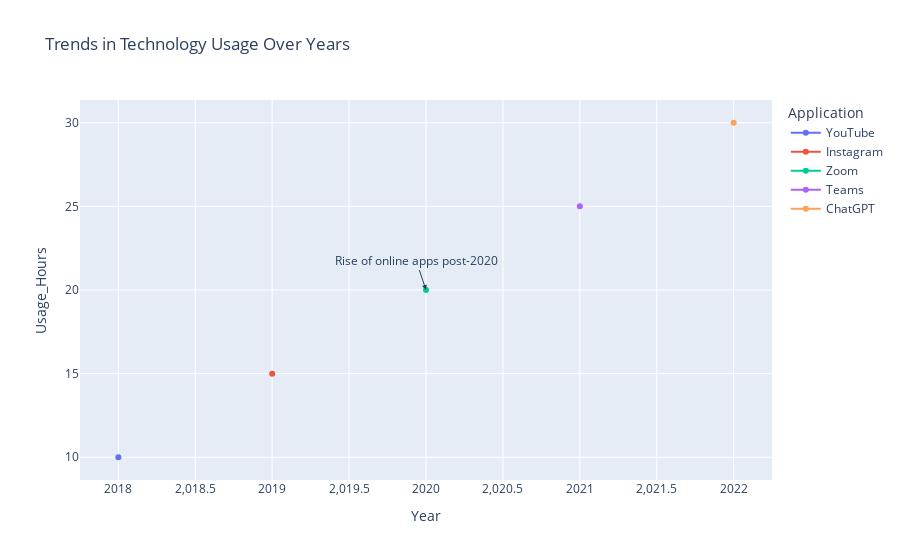

Notebook code cell kept with this figure:
### Code cell
import pandas as pd
import plotly.express as px
df = pd.read_csv("tech_usage.csv")
fig = px.line(df, x="Year", y="Usage_Hours", color="Application",
title="Trends in Technology Usage Over Years",
markers=True)
fig.add_annotation(text="Rise of online apps post-2020",
x=2020, y=20, showarrow=True, arrowhead=2)
fig.show()

### Figure 1 — Plotly figure (JSON) as saved in the notebook; plotly's stock layout.template omitted (floating-point values rounded to 4 significant figures)
{"data": [{"hovertemplate": "Application=YouTube<br>Year=%{x}<br>Usage_Hours=%{y}<extra></extra>", "legendgroup": "YouTube", "line": {"color": "#636efa", "dash": "solid"}, "marker": {"symbol": "circle"}, "mode": "lines+markers", "name": "YouTube", "orientation": "v", "showlegend": true, "type": "scatter", "x": [2018], "xaxis": "x", "y": [10], "yaxis": "y"}, {"hovertemplate": "Application=Instagram<br>Year=%{x}<br>Usage_Hours=%{y}<extra></extra>", "legendgroup": "Instagram", "line": {"color": "#EF553B", "dash": "solid"}, "marker": {"symbol": "circle"}, "mode": "lines+markers", "name": "Instagram", "orientation": "v", "showlegend": true, "type": "scatter", "x": [2019], "xaxis": "x", "y": [15], "yaxis": "y"}, {"hovertemplate": "Application=Zoom<br>Year=%{x}<br>Usage_Hours=%{y}<extra></extra>", "legendgroup": "Zoom", "line": {"color": "#00cc96", "dash": "solid"}, "marker": {"symbol": "circle"}, "mode": "lines+markers", "name": "Zoom", "orientation": "v", "showlegend": true, "type": "scatter", "x": [2020], "xaxis": "x", "y": [20], "yaxis": "y"}, {"hovertemplate": "Application=Teams<br>Year=%{x}<br>Usage_Hours=%{y}<extra></extra>", "legendgroup": "Teams", "line": {"color": "#ab63fa", "dash": "solid"}, "marker": {"symbol": "circle"}, "mode": "lines+markers", "name": "Teams", "orientation": "v", "showlegend": true, "type": "scatter", "x": [2021], "xaxis": "x", "y": [25], "yaxis": "y"}, {"hovertemplate": "Application=ChatGPT<br>Year=%{x}<br>Usage_Hours=%{y}<extra></extra>", "legendgroup": "ChatGPT", "line": {"color": "#FFA15A", "dash": "solid"}, "marker": {"symbol": "circle"}, "mode": "lines+markers", "name": "ChatGPT", "orientation": "v", "showlegend": true, "type": "scatter", "x": [2022], "xaxis": "x", "y": [30], "yaxis": "y"}], "layout": {"annotations": [{"arrowhead": 2, "showarrow": true, "text": "Rise of online apps post-2020", "x": 2020, "y": 20}], "legend": {"title": {"text": "Application"}, "tracegroupgap": 0}, "title": {"text": "Trends in Technology Usage Over Years"}, "xaxis": {"anchor": "y", "domain": [0, 1], "title": {"text": "Year"}}, "yaxis": {"anchor": "x", "domain": [0, 1], "title": {"text": "Usage_Hours"}}}}
